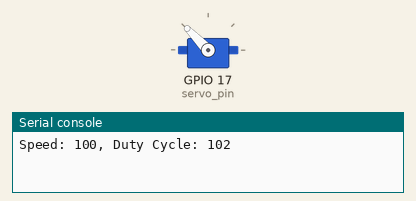
Recording of a program running on a simulated ESP32 board running MicroPython. On the bench: servo, the last lines printed to the serial console. Servo angles are drawn from the pulse width (0.5 ms = 0°, 2.5 ms = 180°). At 6.0 s the program stops and its outputs stay as they are.

Above: at 0.1 s.
At 4.1 s:
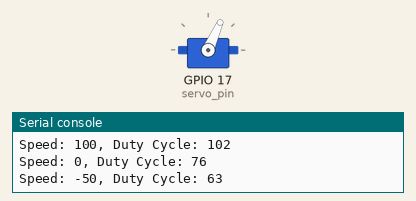
At 6.1 s:
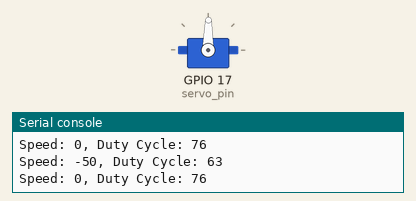
Timing chart, 0 to 7.5 s (numbered marks = the images above):
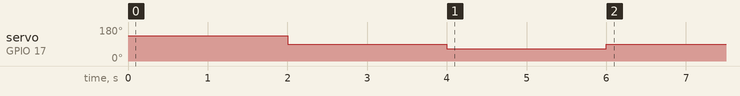

The program:

3.py
```python
from machine import Pin, PWM
import time

# Define the servo pin and PWM frequency
servo_pin = Pin(17)
pwm1 = PWM(servo_pin, freq=50)  # MG996R typically uses 50Hz PWM frequency

def set_servo_speed(speed):
    if speed < -100 or speed > 100:
        raise ValueError("Speed must be between -100 and 100")

    # Neutral duty cycle (1.5 ms pulse width)
    neutral_duty = 1.5 / 20.0 * 1023  # 20ms period for 50Hz frequency, scaled to 10-bit

    if speed == 0:
        duty = neutral_duty
    elif speed > 0:
        # Speed > 0: forward rotation, increase pulse width
        duty = neutral_duty + (speed / 100.0) * (0.5 / 20.0 * 1023)
    else:
        # Speed < 0: backward rotation, decrease pulse width
        duty = neutral_duty + (speed / 100.0) * (0.5 / 20.0 * 1023)

    print(f"Speed: {speed}, Duty Cycle: {int(duty)}")
    pwm1.duty(int(duty))

# Example: Set the servo to rotate forward at full speed
set_servo_speed(100)
time.sleep(2)

# Example: Set the servo to stop
set_servo_speed(0)
time.sleep(2)

# Example: Set the servo to rotate backward at half speed
set_servo_speed(-50)
time.sleep(2)

# Stop the servo
set_servo_speed(0)
pwm1.deinit()  # Deinitialize the PWM to stop the servo


"""
from machine import Pin, SPI
import time

class MAX6675:
    def __init__(self, spi, cs_pin):
        self._spi = spi
        self._cs = Pin(cs_pin, Pin.OUT)
        self._cs.value(1)

    def read(self):
        self._cs.value(0)
        raw = self._spi.read(2)
        self._cs.value(1)
        value = (raw[0] << 8 | raw[1]) >> 3
        if value & 0x800:
            return float('nan'), raw  # Thermocouple disconnected
        return value * 0.25, raw

spi = SPI(1, baudrate=5000000, polarity=0, phase=0, sck=Pin(18), mosi=Pin(23), miso=Pin(19))
max6675 = MAX6675(spi, cs_pin=5)

while True:
    temp, raw = max6675.read()
    print("Raw data: {} {} Temperature: {:.2f} °C".format(raw[0], raw[1], temp))
    time.sleep(1)


"""
```
